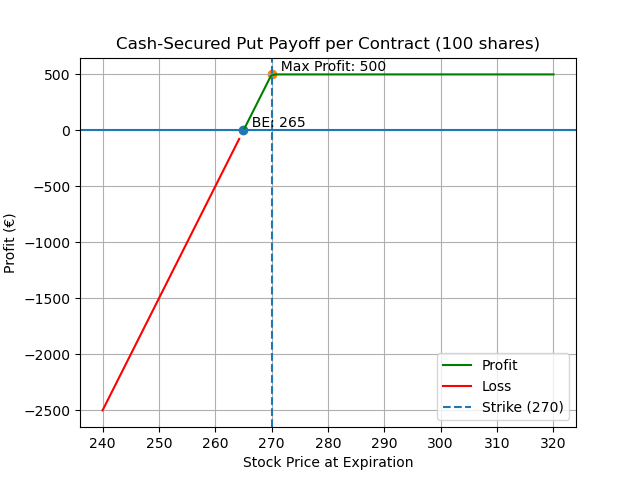

Recreate this plot in Python.
import numpy as np
import matplotlib.pyplot as plt

# Parameters
K = 270          # put strike
premium = 5      # premium received
contract_size = 100

# Stock range
S = np.linspace(240, 320, 100)

# Payoff per contract (short put, cash set aside to buy the stock if assigned)
payoff = (premium - np.maximum(K - S, 0)) * contract_size

# Break-even and max profit
breakeven = K - premium
max_profit = premium * contract_size

# Separate profit/loss
profit = np.where(payoff > 0, payoff, np.nan)
loss = np.where(payoff <= 0, payoff, np.nan)

# Plot
plt.figure()

plt.plot(S, profit, color='green', label="Profit")
plt.plot(S, loss, color='red', label="Loss")

# Reference lines
plt.axhline(0)
plt.axvline(K, linestyle='--', label="Strike (270)")

# Break-even point
plt.scatter(breakeven, 0)
plt.text(breakeven, 0, f"  BE: {breakeven}", verticalalignment='bottom')

# Max profit point (flat region)
plt.scatter(K, max_profit)
plt.text(K, max_profit, f"  Max Profit: {max_profit}", verticalalignment='bottom')

# Labels
plt.title("Cash-Secured Put Payoff per Contract (100 shares)")
plt.xlabel("Stock Price at Expiration")
plt.ylabel("Profit (€)")

plt.legend()
plt.grid()

plt.show()
